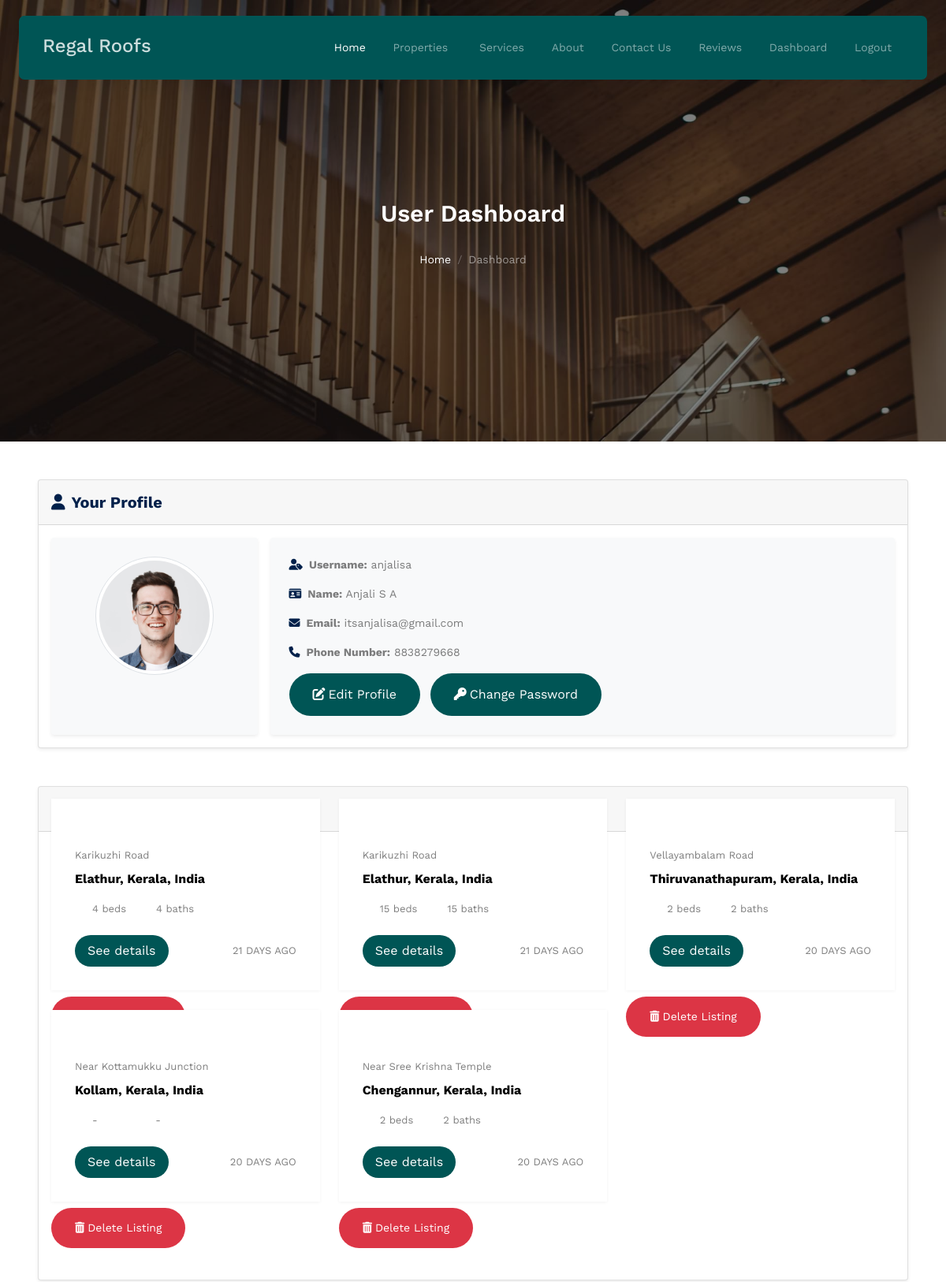
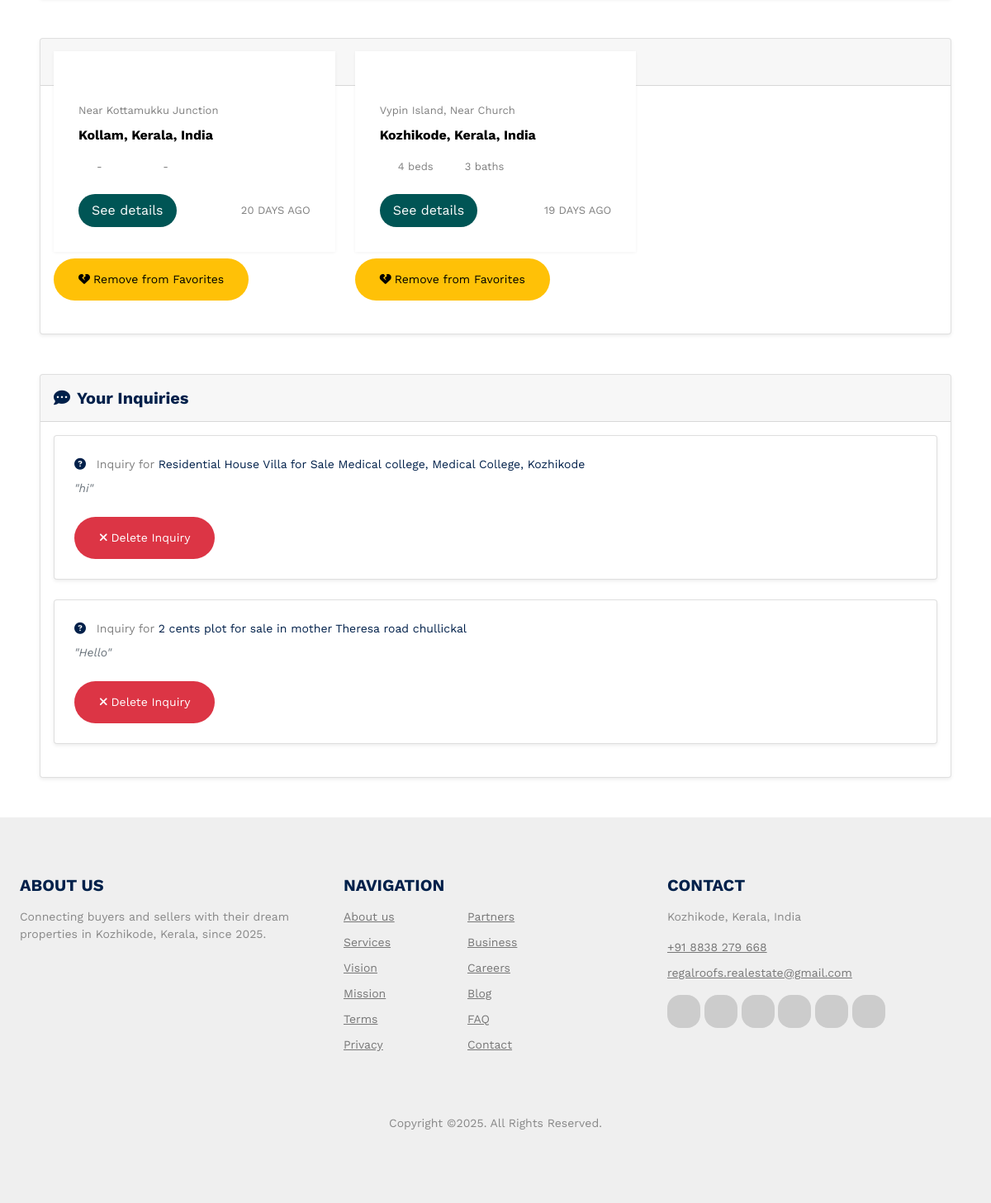
The app's page /dashboard/ (signed in) with its own data (2 pictures, top to bottom).
### listings/models/user_profile.py (models this page shows, shortened)
class UserProfile(models.Model):
    user = models.OneToOneField(User, on_delete=models.CASCADE, related_name='profile')
    phone_number = models.CharField(max_length=15)
    profile_picture = models.ImageField(upload_to='profile_pics/', blank=True, null=True)
    created_at = models.DateTimeField(auto_now_add=True)
    first_name = models.CharField(max_length=100)
    last_name = models.CharField(max_length=100)

### listings/models/property_listing.py (models this page shows, shortened)
class PropertyListing(models.Model):
    STATUS_CHOICES = (
        ('available', 'Available'),
        ('sold', 'Sold'),
        ('rented', 'Rented'),
    )
    TYPE_CHOICES = (
        ('sale', 'For Sale'),
        ('rent', 'For Rent'),
    )
    user = models.ForeignKey(User, on_delete=models.CASCADE, related_name='listings')
    title = models.CharField(max_length=200)
    slug = models.SlugField(max_length=250, unique=True, blank=True)
    description = models.TextField()
    price = models.DecimalField(max_digits=10, decimal_places=2)
    listing_type = models.CharField(max_length=10, choices=TYPE_CHOICES, default='sale')
    category = models.ForeignKey(Category, on_delete=models.SET_NULL, null=True, related_name='listings')
    location = models.ForeignKey(Location, on_delete=models.SET_NULL, null=True, related_name='listings')
    status = models.CharField(max_length=20, choices=STATUS_CHOICES, default='available')
    bedrooms = models.PositiveIntegerField(blank=True, null=True)
    bathrooms = models.PositiveIntegerField(blank=True, null=True)
    area = models.DecimalField(max_digits=10, decimal_places=2, blank=True, null=True)  # in square feet
    is_verified = models.BooleanField(default=False)
    view_count = models.PositiveIntegerField(default=0)
    created_at = models.DateTimeField(auto_now_add=True)
    updated_at = models.DateTimeField(auto_now=True)

### listings/models/location.py (models this page shows, shortened)
class Location(models.Model):
    landmark = models.CharField(max_length=200, blank=True)
    city = models.CharField(max_length=100)
    state = models.CharField(max_length=100)
    country = models.CharField(max_length=100)
    zip_code = models.CharField(max_length=20, blank=True)
    slug = models.SlugField(max_length=200, unique=True, blank=True)
    created_at = models.DateTimeField(auto_now_add=True)
    def __str__(self):
        return f"{self.city}, {self.state}, {self.country}"

### listings/models/favorite.py (models this page shows, shortened)
class Favorite(models.Model):
    user = models.ForeignKey(User, on_delete=models.CASCADE, related_name='favorites')
    listing = models.ForeignKey(PropertyListing, on_delete=models.CASCADE, related_name='favorited_by')
    created_at = models.DateTimeField(auto_now_add=True)
    class Meta:
        unique_together = ('user', 'listing')

### listings/models/inquiry.py (models this page shows, shortened)
class Inquiry(models.Model):
    listing = models.ForeignKey(PropertyListing, on_delete=models.CASCADE, related_name='inquiries')
    sender = models.ForeignKey(User, on_delete=models.CASCADE, related_name='sent_inquiries')
    message = models.TextField()
    created_at = models.DateTimeField(auto_now_add=True)
    is_read = models.BooleanField(default=False)
    class Meta:
        verbose_name_plural = "Inquiries"

### listings/dashboard/views.py (the view)
# urls.py: path('dashboard/', dashboard, name='dashboard'),
@login_required
def dashboard(request):
    listings = PropertyListing.objects.filter(user=request.user).select_related('location')
    favorites = Favorite.objects.filter(user=request.user).select_related('listing__location')
    inquiries = Inquiry.objects.filter(sender=request.user).select_related('listing')
    try:
        user_profile = request.user.profile
    except UserProfile.DoesNotExist:
        user_profile = UserProfile.objects.create(user=request.user)
    return render(request, 'listings/dashboard/dashboard.html', {
        'listings': listings,
        'favorites': favorites,
        'inquiries': inquiries,
        'user_profile': user_profile,
    })

### listings/templates/listings/dashboard/dashboard.html (shortened to what this page needs)
{% extends 'base.html' %}
{% load static %}
{% block content %}
  <div class="hero page-inner overlay" style="background-image: url('{% static 'listings/images/hero_bg_1.jpg' %}'); min-height: 300px;">
    <div class="container">
      <div class="row justify-content-center align-items-center">
        <div class="col-lg-9 text-center mt-5">
          <h1 class="heading text-white">User Dashboard</h1>
          <nav aria-label="breadcrumb">
            <ol class="breadcrumb text-center justify-content-center">
              <li class="breadcrumb-item">
                <a href="{% url 'listings:home' %}">Home</a>
              </li>
              <li class="breadcrumb-item active text-white-50" aria-current="page">Dashboard</li>
            </ol>
          </nav>
        </div>
      </div>
    </div>
  </div>
  <div class="section px-5 py-5">
    <div class="container p-0">
      <div class="mb-5">
        <div class="card shadow-sm">
          <div class="card-header p-3 text-primary h5 font-weight-bold">
            <i class="fas fa-user me-2"></i>Your Profile
          </div>
          <div class="card-body">
            <div class="row align-items-center align-items-stretch">
              <div class="col-md-3 pr-md-0">
                <div class="card p-4 shadow-sm text-center bg-light d-block border-0 h-100">
                  {% if user_profile.profile_picture %}
                    <img src="{{ user_profile.profile_picture.url }}" alt="Profile Picture" class="rounded-circle img-thumbnail" style="width: 150px; height: 150px; object-fit: cover;" />
                  {% else %}
                    <img src="{% static 'listings/images/no_image.jpg' %}" alt="Default Profile Picture" class="rounded-circle img-thumbnail" style="width: 150px; height: 150px; object-fit: cover;" />
                  {% endif %}
                </div>
              </div>
              <div class="col-md-9 pl-md-3">
                <div class="card p-4 shadow-sm bg-light border-0">
                  <div class="">
                    <p>
                      <strong><i class="fas fa-user-tag me-2 text-primary"></i>Username:</strong> {{ user.username }}
                    </p>
                    <p>
                      <strong><i class="fas fa-id-card me-2 text-primary"></i>Name:</strong> {{ user.first_name }} {{ user.last_name }}
                    </p>
                    <p>
                      <strong><i class="fas fa-envelope me-2 text-primary"></i>Email:</strong> {{ user.email }}
                    </p>
                    <p>
                      <strong><i class="fas fa-phone me-2 text-primary"></i>Phone Number:</strong> {{ user_profile.phone_number|default:'Not provided' }}
                    </p>
                    <div class="mt-3">
                      <a href="{% url 'listings:edit_profile' %}" class="btn btn-primary me-2"><i class="fas fa-edit me-1"></i>Edit Profile</a>
                      <a href="{% url 'listings:change_password' %}" class="btn btn-primary"><i class="fas fa-key me-1"></i>Change Password</a>
                    </div>
                  </div>
                </div>
              </div>
            </div>
          </div>
        </div>
      </div>
      <div class="mb-5">
        <div class="card shadow-sm">
          <div class="card-header p-3 text-primary h5 font-weight-bold">
          </div>
          <div class="card-body">
            {% if listings %}
              <div class="row">
                {% for listing in listings %}
                  <div class="col-xs-12 col-sm-6 col-md-6 col-lg-4 mb-4">
                    {% include 'listings/components/property_card.html' with listing=listing %}
                    <form method="post" action="{% url 'listings:delete_listing' listing.slug %}" class="mt-2">
                      <button type="submit" class="btn btn-danger btn-sm" onclick="return confirm('Are you sure you want to delete this listing?');"><i class="fas fa-trash-alt me-1"></i>Delete Listing</button>
                    </form>
                  </div>
                {% endfor %}
              </div>
            {% endif %}
          </div>
        </div>
      </div>
      <div class="mb-5">
        <div class="card shadow-sm">
          <div class="card-header p-3 text-primary h5 font-weight-bold">
          </div>
          <div class="card-body">
            {% if favorites %}
              <div class="row">
                {% for favorite in favorites %}
                  <div class="col-xs-12 col-sm-6 col-md-6 col-lg-4 mb-4">
                    {% include 'listings/components/property_card.html' with listing=favorite.listing %}
                    <form method="post" action="{% url 'listings:remove_favorite' favorite.listing.slug %}" class="mt-2">
                      <button type="submit" class="btn btn-warning btn-sm"><i class="fas fa-heart-broken me-1"></i>Remove from Favorites</button>
                    </form>
                  </div>
                {% endfor %}
              </div>
            {% endif %}
          </div>
        </div>
      </div>
      <div class="">
        <div class="card shadow-sm">
          <div class="card-header p-3 text-primary h5 font-weight-bold">
            <i class="fas fa-comment-dots me-2"></i>Your Inquiries
          </div>
          <div class="card-body">
            {% if inquiries %}
              <div class="row">
                {% for inquiry in inquiries %}
                  <div class="col-12 mb-4">
                    <div class="card p-4 shadow-sm">
                      <p class="mb-2">
                        <i class="fas fa-question-circle me-2 text-primary"></i>
                        Inquiry for
                        <a href="{% url 'listings:listing_detail' slug=inquiry.listing.slug %}" class="text-primary fw-semibold">{{ inquiry.listing.title }}</a>
                      </p>
                      <p class="text-muted fst-italic">"{{ inquiry.message }}"</p>
                      <form method="post" action="{% url 'listings:delete_inquiry' inquiry.id %}" class="mt-2">
                        <button type="submit" class="btn btn-danger btn-sm" onclick="return confirm('Are you sure you want to delete this inquiry?');"><i class="fas fa-times me-1"></i>Delete Inquiry</button>
                      </form>
                    </div>
                  </div>
                {% endfor %}
              </div>
            {% else %}
              <div class="card p-4 shadow-sm bg-light text-center border-0">
                <i class="fas fa-comment-dots fa-3x text-muted mb-3"></i>
                <p class="text-muted">You haven't made any inquiries yet.</p>
              </div>
            {% endif %}
          </div>
        </div>
      </div>
    </div>
  </div>
{% endblock %}

### listings/templates/listings/components/property_card.html (shortened to what this page needs)
{% load static %}
{% load custom_filters %}
{% load babel_filters %}
<div class="property-item {{ custom_class|default:'' }}">
  <div class="img-wrapper">
    {% if listing.is_verified %}
      <div class="verified-seal">✔ Verified</div>
    {% endif %}
    {% if user.is_authenticated and listing.user != user %}
      {% include 'listings/partials/favorite_icon.html' with listing=listing %}
    {% endif %}
    <a href="{% url 'listings:listing_detail' slug=listing.slug %}" class="img">
    </a>
  </div>
  <div class="property-content">
    <div class="price mb-2">
    </div>
    <div>
      {% if listing.location.landmark %}
        <span class="d-block mb-2 text-black-50 text-truncate">{{ listing.location.landmark }}</span>
      {% else %}
        <span class="d-block mb-2 text-black-50 text-truncate">No Landmark Available</span>
      {% endif %}
      <span class="city d-block mb-3 text-truncate">{{ listing.location }}</span>
      <div class="specs d-flex mb-4">
        <span class="d-block d-flex align-items-center me-3">
          <span class="icon-bed me-2"></span>
          {% if listing.bedrooms %}
            <span class="caption">{{ listing.bedrooms }} beds</span>
          {% else %}
            <span class="caption">- &nbsp; &nbsp; &nbsp; &nbsp;</span>
          {% endif %}
        </span>
        <span class="d-block d-flex align-items-center">
          <span class="icon-bath me-2"></span>
          {% if listing.bathrooms %}
            <span class="caption">{{ listing.bathrooms }} baths</span>
          {% else %}
            <span class="caption">- &nbsp; &nbsp; &nbsp; &nbsp;</span>
          {% endif %}
        </span>
      </div>
      <div class="d-flex justify-content-between align-items-center">
        <a href="{% url 'listings:listing_detail' slug=listing.slug %}" class="btn btn-primary py-2 px-3">See details</a>
        <span class="caption">{{ listing.created_at|smart_date }}</span>
      </div>
    </div>
  </div>
</div>

### listings/templates/listings/partials/favorite_icon.html (shortened to what this page needs)
<div id="favorite-icon-{{ listing.id }}" hx-swap-oob="true">
    <button
        hx-post="{% url 'listings:favorite_toggle' slug=listing.slug %}"
        hx-headers='{"X-CSRFToken": "{{ csrf_token }}"}'
        hx-swap="none"
        class="love-icon"
    >
    </button>
</div>

### records on screen
UserProfile: profile_picture (picture), phone_number "8838279668"
PropertyListing: location.landmark "Karikuzhi Road", location "Elathur, Kerala, India", bedrooms "4", bathrooms "4", created_at|smart_date "21 DAYS AGO"
PropertyListing: location.landmark "Karikuzhi Road", location "Elathur, Kerala, India", bedrooms "15", bathrooms "15", created_at|smart_date "21 DAYS AGO"
PropertyListing: location.landmark "Vellayambalam Road", location "Thiruvanathapuram, Kerala, India", bedrooms "2", bathrooms "2", created_at|smart_date "20 DAYS AGO"
PropertyListing: location.landmark "Near Kottamukku Junction", location "Kollam, Kerala, India", created_at|smart_date "20 DAYS AGO"
PropertyListing: location.landmark "Near Sree Krishna Temple", location "Chengannur, Kerala, India", bedrooms "2", bathrooms "2", created_at|smart_date "20 DAYS AGO"
PropertyListing: location.landmark "Vypin Island, Near Church", location "Kozhikode, Kerala, India", bedrooms "4", bathrooms "3", created_at|smart_date "19 DAYS AGO"
Inquiry: listing "Residential House Villa for Sale Medical college, Medical College, Kozhikode", message "hi"
Inquiry: listing "2 cents plot for sale in mother Theresa road chullickal", message "Hello"

### other values on screen
{{ user.username }} "anjalisa"
{{ user.first_name }} "Anjali"
{{ user.last_name }} "S A"
{{ user.email }} "itsanjalisa@gmail.com"
